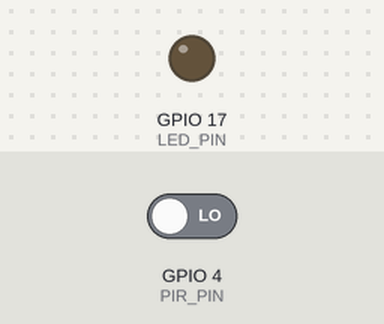
Recording of a program running on a simulated Raspberry Pi (BCM pin numbers). Parts: output pins drawn as LEDs (lit = HIGH). Inputs (shaded band) come from the test bench; at power-on: GPIO 4 (PIR_PIN) LOW.

Above: at 1.2 s.
1.3 s: GPIO 4 (PIR_PIN) driven HIGH
At 1.8 s:
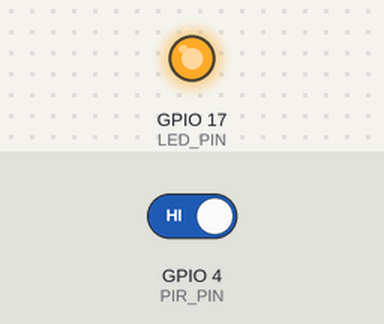
2.8 s: GPIO 4 (PIR_PIN) driven LOW
At 4.1 s:
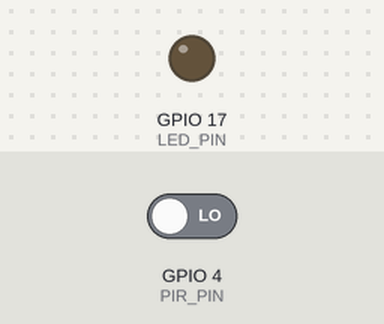
Timing chart, 0 to 5.8 s (numbered marks = the images above; inputs shaded):
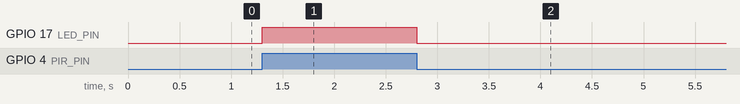

Measured:
- after the input at 1.3 s, GPIO 17 (LED_PIN): LOW → HIGH at once
- after the input at 2.8 s, GPIO 17 (LED_PIN): HIGH → LOW at once

The program:

power_on_led_when_motion_detected.py
```python
# power_on_led_when_motion_detected

import RPi.GPIO as GPIO
import time

LED_PIN = 17
PIR_PIN = 4

GPIO.setmode(GPIO.BCM)
GPIO.setup(LED_PIN, GPIO.OUT)
GPIO.setup(PIR_PIN, GPIO.IN , pull_up_down=GPIO.PUD_DOWN)
GPIO.output(LED_PIN, GPIO.LOW)

while True:
    time.sleep(0.1)
    if GPIO.input(PIR_PIN) == GPIO.HIGH:
        GPIO.output(LED_PIN, GPIO.HIGH)
    else:
        GPIO.output(LED_PIN, GPIO.LOW)


GPIO.cleanup()
```
